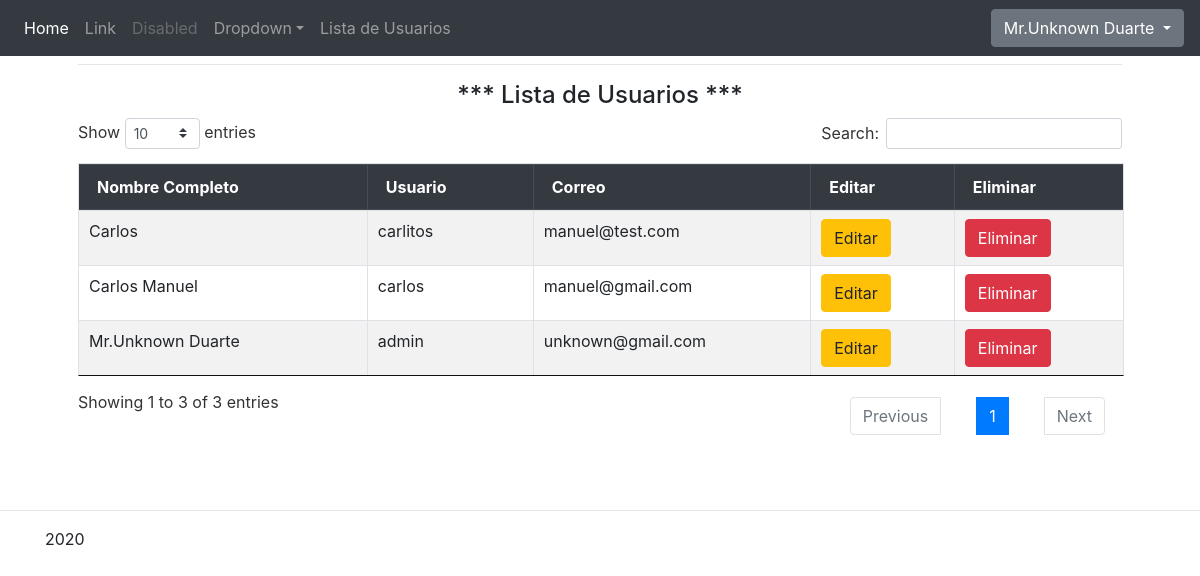
/listaUser.php (signed in), run on the app's committed database.
### tables this page shows
CREATE TABLE `usuarios` (
  `IdUsuario` int(11) NOT NULL AUTO_INCREMENT,
  `NombreU` varchar(20) NOT NULL,
  `PasswordU` text NOT NULL,
  `IdAlumno` int(11) NOT NULL,
  `IdTipoUsuario` int(11) NOT NULL,
  PRIMARY KEY (`IdUsuario`)
);

CREATE TABLE `alumno` (
  `IdAlumno` int(11) NOT NULL AUTO_INCREMENT,
  `NombreA` varchar(70) NOT NULL,
  `TelefonoA` varchar(12) NOT NULL,
  `GeneroA` varchar(12) NOT NULL,
  `CorreoA` varchar(40) NOT NULL,
  PRIMARY KEY (`IdAlumno`)
);

### listaUser.php (the view, shortened to what this page needs)
<?php
include ('conexion/conexion_db.php');
$iduser = $_SESSION['id_usuario'];
$sql="SELECT u.Idusuario, a.NombreA FROM usuarios AS u INNER JOIN alumno A ON u.IdAlumno = a.IdAlumno
                 WHERE u.Idusuario = '$iduser'";
$resultado = $conn->query($sql);
$row = $resultado->fetch_assoc();
$alumnos = "SELECT u.Idusuario, a.NombreA, a.CorreoA, u.NombreU
                    FROM usuarios AS u INNER JOIN alumno AS a ON u.IdAlumno = a.IdAlumno";
$resulalumnos = $conn->query($alumnos);
?>
<?php include 'inc/head.php'; ?>
<nav class="navbar navbar-expand-md navbar-dark fixed-top bg-dark">
    <div class="collapse navbar-collapse" id="navbarsExampleDefault">
        <ul class="navbar-nav mr-auto">
            <li class="nav-item active">
                <a class="nav-link" href="admin.php">Home <span class="sr-only">(current)</span></a>
            </li>
            <li class="nav-item">
                <a class="nav-link" href="jumbotron.htm#">Link</a>
            </li>
            <li class="nav-item">
                <a class="nav-link disabled" href="jumbotron.htm#">Disabled</a>
            </li>
            <li class="nav-item dropdown">
                <a class="nav-link dropdown-toggle" href="jumbotron.htm#" id="dropdown01" data-toggle="dropdown" aria-haspopup="true" aria-expanded="false">Dropdown</a>
            </li>
            <?php
            if ($_SESSION['tipo_usuario']==1) {
                ?>
                <li class="nav-item">
                    <a class="nav-link" href="listaUser.php">Lista de Usuarios</a>
                </li>
            <?php } ?>
        </ul>
    </div>
    <div class="dropdown">
        <button class="btn btn-secondary dropdown-toggle" type="button" id="dropdownMenuButton" data-toggle="dropdown" aria-haspopup="true" aria-expanded="false">
            <?php echo $row['NombreA']; ?>
        </button>
    </div>
</nav>
<div class="container p-lg-5" >
    <hr>
    <h4 align="center"> *** Lista de Usuarios *** </h4>
    <table class="table table-bordered table-striped table-hover" id="example"  style=" width=100%">
        <thead class="thead-dark">
        <tr>
            <th>Nombre Completo</th>
            <th>Usuario</th>
            <th>Correo</th>
            <th>Editar</th>
            <th>Eliminar</th>
        </tr>
        </thead>
        <tbody>
        <?php
        while ($regalumnos = $resulalumnos ->fetch_array(MYSQLI_BOTH)) {
            echo '<tr>
                      <td>'.$regalumnos['NombreA'].'</td>
                      <td>'.$regalumnos['NombreU'].'</td>
                      <td>'.$regalumnos['CorreoA'].'</td>
                      <td><a href="#?id='.$regalumnos['Idusuario'].'" class="btn btn-warning">Editar</a></td>
                      <td><a href="#?id='.$regalumnos['Idusuario'].'" class="btn btn-danger">Eliminar</a></td>
                 </tr>';
        }
        ?>
        </tbody>
    </table>
</div>
<?php include 'inc/footer.php'; ?>

### data on the page
usuarios: IdAlumno.NombreA "Mr.Unknown Duarte", NombreU "admin", IdAlumno.CorreoA "unknown@gmail.com"
usuarios: IdAlumno.NombreA "Carlos Manuel", NombreU "carlos", IdAlumno.CorreoA "manuel@gmail.com"
usuarios: IdAlumno.NombreA "Carlos", NombreU "carlitos", IdAlumno.CorreoA "manuel@test.com"
